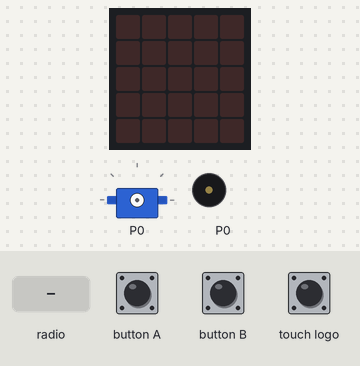
Simulated run of this program. Board: BBC micro:bit (MakeCode). Shown: the board's 5×5 LED display, servo, buzzer (waves = sounding). The test bench sets the inputs (shaded band). Random numbers come from a fixed seed.

Above: at 1.2 s.
1.3 s: radio message "1" arrives
At 1.49 s:
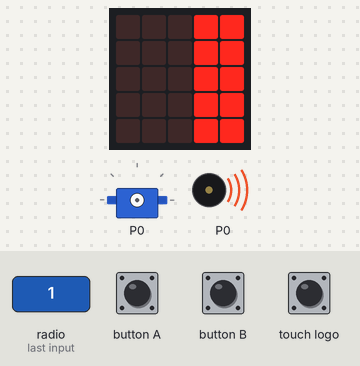
At 2.4 s:
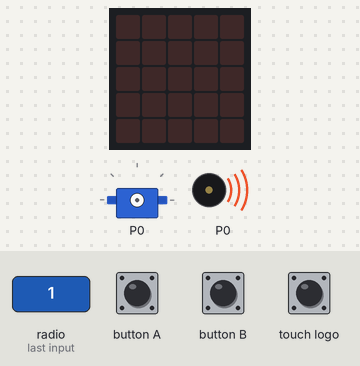
4.3 s: radio message "2" arrives
At 4.98 s:
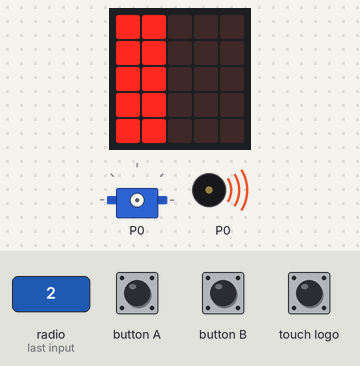
8.9 s: radio message "3" arrives
Timing chart, 0 to 11.9 s (numbered marks = the images above; inputs shaded):
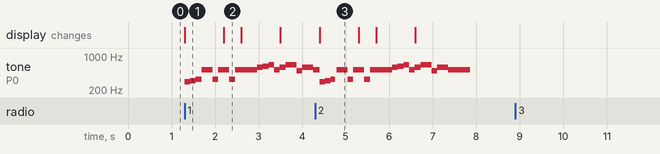

Measured:
- after the input at 1.3 s, tone on P0: plays 294 Hz for 0.13 s, 311 Hz for 0.13 s, 330 Hz for 0.13 s, 523 Hz for 0.26 s, 330 Hz for 0.13 s, 523 Hz for 0.26 s … (17 notes in this stretch), starting at once; the display: changes at once (image 1)
- after the input at 4.3 s, the display: changes after 0.10 s (image 3)
- what the display in image 1 shows lasts 0.9 s, from 1.3 s to 2.2 s
- what the display in image 2 shows lasts 0.4 s, from 2.2 s to 2.6 s

The program:

main.ts
```typescript
radio.onReceivedNumber(function (receivedNumber) {
    if (receivedNumber == 1) {
        eskuineko_intermitentea()
    }
    if (receivedNumber == 2) {
        ezkerreko_intermitentea()
    }
    if (receivedNumber == 3) {
        linpiaparabrisas()
    }
})
function ezkerreko_intermitentea () {
    music.startMelody(music.builtInMelody(Melodies.Entertainer), MelodyOptions.Once)
    basic.showLeds(`
        # # . . .
        # # . . .
        # # . . .
        # # . . .
        # # . . .
        `)
    basic.pause(500)
    basic.showLeds(`
        . . . . .
        . . . . .
        . . . . .
        . . . . .
        . . . . .
        `)
    basic.showLeds(`
        # # . . .
        # # . . .
        # # . . .
        # # . . .
        # # . . .
        `)
    basic.pause(500)
    basic.showLeds(`
        . . . . .
        . . . . .
        . . . . .
        . . . . .
        . . . . .
        `)
    basic.pause(500)
}
function linpiaparabrisas () {
    pins.servoWritePin(AnalogPin.P0, randint(0, 180))
}
function eskuineko_intermitentea () {
    music.startMelody(music.builtInMelody(Melodies.Entertainer), MelodyOptions.Once)
    basic.showLeds(`
        . . . # #
        . . . # #
        . . . # #
        . . . # #
        . . . # #
        `)
    basic.pause(500)
    basic.showLeds(`
        . . . . .
        . . . . .
        . . . . .
        . . . . .
        . . . . .
        `)
    basic.showLeds(`
        . . . # #
        . . . # #
        . . . # #
        . . . # #
        . . . # #
        `)
    basic.pause(500)
    basic.showLeds(`
        . . . . .
        . . . . .
        . . . . .
        . . . . .
        . . . . .
        `)
    basic.pause(500)
}
radio.setGroup(6)
basic.forever(function () {
    if (input.buttonIsPressed(Button.A)) {
        radio.sendNumber(1)
    }
    if (input.buttonIsPressed(Button.B)) {
        radio.sendNumber(2)
    }
    if (input.logoIsPressed()) {
        radio.sendNumber(3)
    }
})
```

test.ts
```typescript
// aquí va el archivo "tests"; esto no se compilará cuando este paquete se utilice como una extensión.
```
